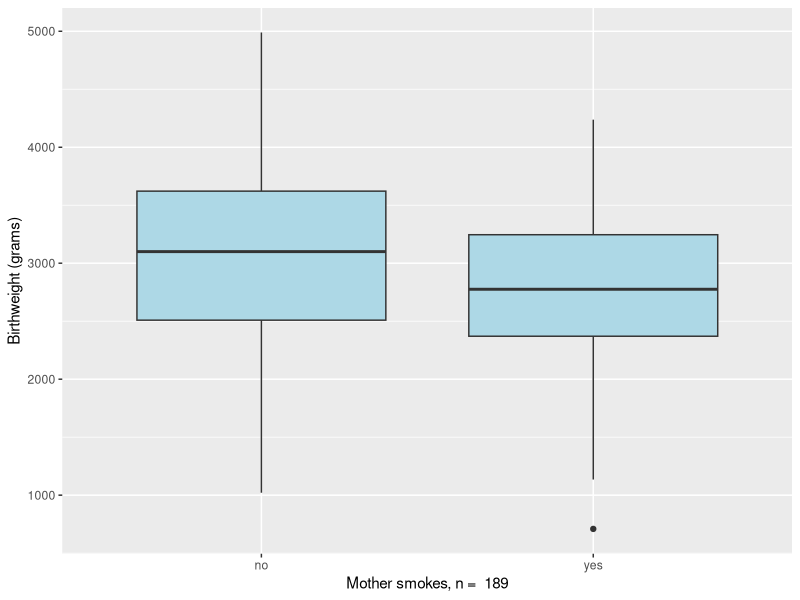
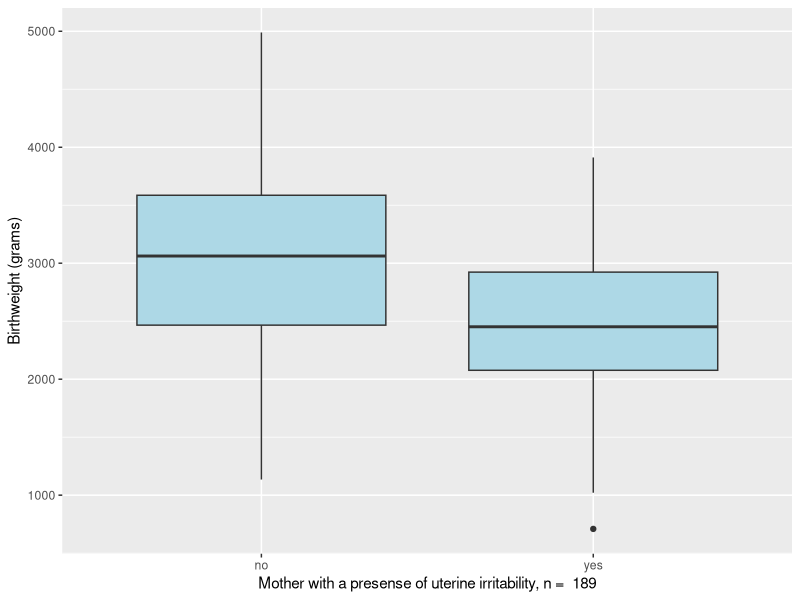

These charts were generated, in order, by the following R code:
## ---- chunk 1
library(tidyverse)

# Load data from MASS into a tibble
birthwt <- as_tibble(MASS::birthwt)
#?birthwt

# Rename variables
colnames(birthwt) <- c("birthwt.below.2500", 
                       "mother.age",
                       "mother.weight",
                       "race",
                       "mother.smokes",
                       "previous.prem.labor",
                       "hypertension",
                       "uterine.irr",
                       "physician.visits",
                       "birthwt.grams")

# Change factor level names
birthwt <- birthwt %>%
    mutate(race = recode_factor(race, `1` = "white", `2` = "black", `3` = "other")) %>%
    mutate_at(c("mother.smokes", "hypertension", "uterine.irr", "birthwt.below.2500"),
              ~ recode_factor(.x, `0` = "no", `1` = "yes"))

# Create boxplot showing how birthwt.grams varies between
# history of smoking
qplot(x = mother.smokes, y = birthwt.grams,
      geom = "boxplot", data = birthwt,
      xlab = paste("Mother smokes, n = ", nrow(birthwt)), 
      ylab = "Birthweight (grams)",
      fill = I("lightblue"))

## ---- chunk 2
birthwt.t.test <- t.test(birthwt.grams ~ mother.smokes, data = birthwt)
birthwt.t.test

birthwt.t.test$p.value
## ---- chunk 3
# Create boxplot showing how birthwt.grams varies between
# history of hypertension
qplot(x = uterine.irr, y = birthwt.grams,
      geom = "boxplot", data = birthwt,
      xlab = paste("Mother with a presense of uterine irritability, n = ", nrow(birthwt)), 
      ylab = "Birthweight (grams)",
      fill = I("lightblue"))

## ---- chunk 4
birthwt.t.test <- t.test(birthwt.grams ~ uterine.irr, data = birthwt)
birthwt.t.test

birthwt.t.test$p.value
